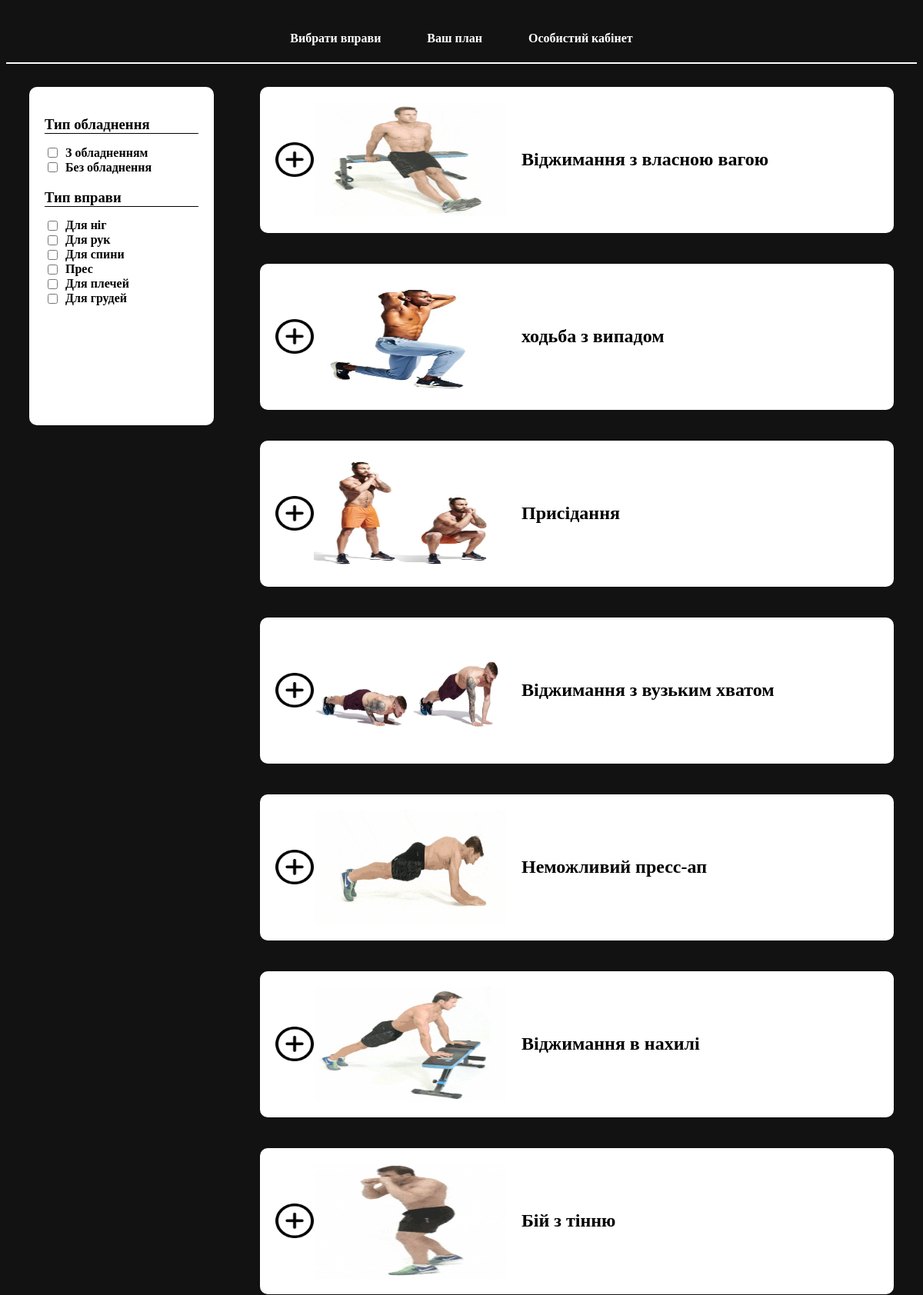
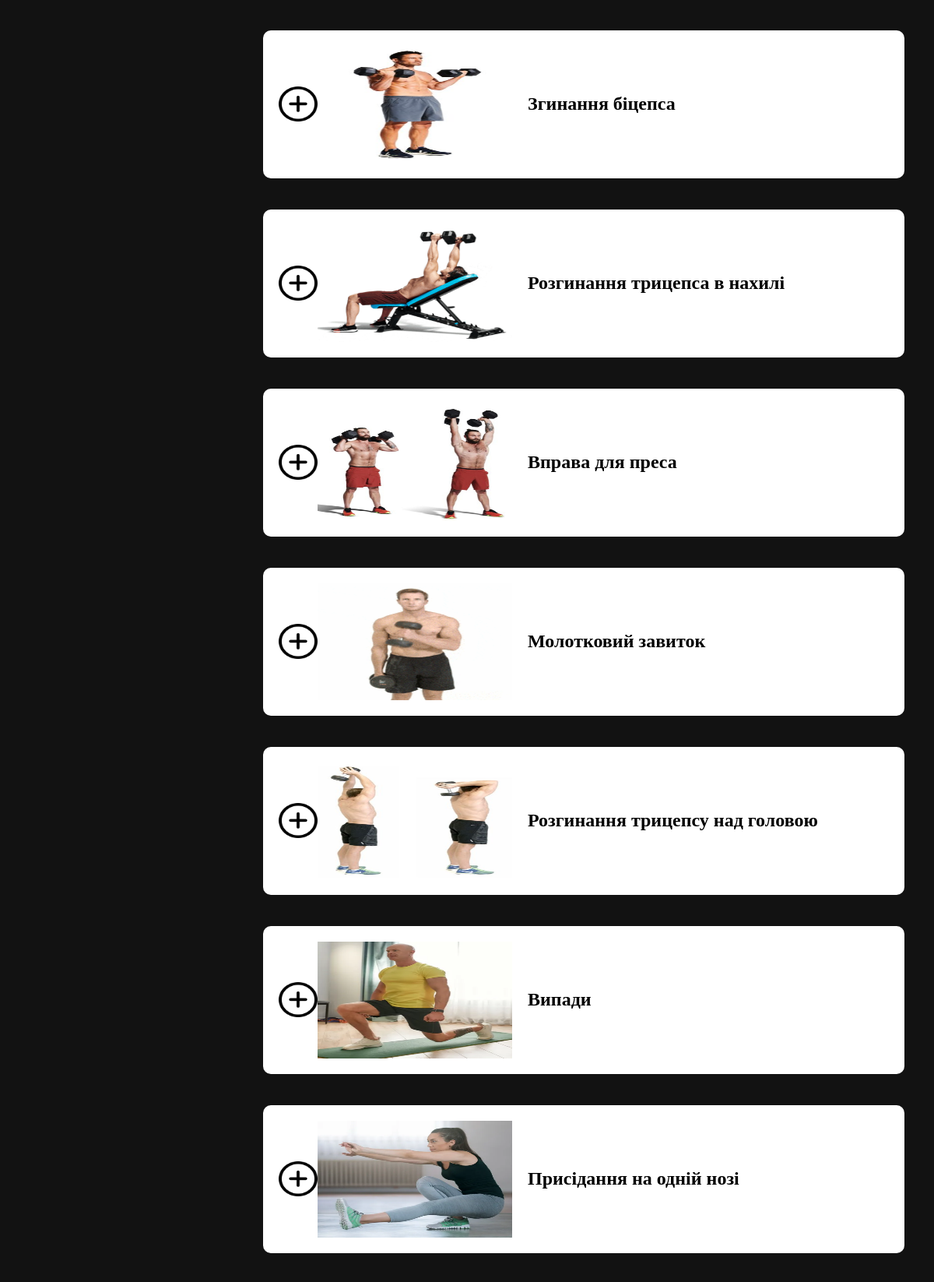
/users/exercises/ (upper part), run on the app's committed database (2 pictures, top to bottom).
### users/models.py (models this page shows, shortened)
class Exercise(models.Model):
    TYPE_CHOICES = [
        ('ноги', 'Ноги'),
        ('руки', 'Руки'),
        ('прес', 'Прес'),
        ('спина', 'Спина'),
        ('груди', 'Груди'),
        ('плечі', 'плечі'),
    ]
    type = models.CharField(max_length=20, choices=TYPE_CHOICES)
    TYPE2_CHOICES = [
        ('з обладженням', 'З обладненням'),
        ('без обладнення', 'Без обладнення'),
    ]
    type2 = models.CharField(max_length=40, choices=TYPE2_CHOICES, null=True)
    description = models.CharField(max_length=200)
    image = models.ImageField(blank=True, upload_to='images')
    icon = models.ImageField(blank=True, upload_to='images')

### users/views.py (the view)
# urls.py: path('exercises/', exercises, name='exercises'),
def exercises(request):
    equipment_types = request.GET.getlist('equipment_type[]')
    exercise_types = request.GET.getlist('exercise_type[]')
    items = Exercise.objects.all()
    if equipment_types:
        items = items.filter(type2__in=equipment_types)
    if exercise_types:
        items = items.filter(type__in=exercise_types)
    if request.headers.get('X-Requested-With') == 'XMLHttpRequest':
        html = render_to_string(
            'users/includes/exercise_list.html',
            {'items': items}
        )
        return JsonResponse({'html': html})
    context = {'items': items}
    return render(request, 'users/exercises.html', context)

### users/templates/users/exercises.html (shortened to what this page needs)
{% load static %}
<html>
    <head>
        <link rel="stylesheet" href="{% static 'users/style.css' %}">
    </head>
    <body>
        <div class="exercise-header">
            <nav>
                <a href="/users/exercises"><h4>Вибрати вправи</h4></a>
                <a href="/users/edit_plan"><h4>Ваш план</h4></a>
                <a href="/users/account"><h4>Особистий кабінет</h4></a>
            </nav>
        </div>
        <div class="container">
            <div class="filter">
                <h3>Тип обладнення</h3>
                <label><input type="checkbox" id="equipment" name="equipment_type" value="з обладженням"> <h4>З обладненням</h4></label>
                <label><input type="checkbox" id="no_equipment" name="equipment_type" value="без обладнення"> <h4>Без обладнення</h4></label>
                <h3>Тип вправи</h3>
                <label><input type="checkbox" id="legs" name="exercise_type" value="ноги"> <h4>Для ніг</h4></label>
                <label><input type="checkbox" id="arms" name="exercise_type" value="руки"> <h4>Для рук</h4></label>
                <label><input type="checkbox" id="back" name="exercise_type" value="спина"> <h4>Для спини</h4></label>
                <label><input type="checkbox" id="abs" name="exercise_type" value="прес"> <h4>Прес</h4></label>
                <label><input type="checkbox" id="shoulders" name="exercise_type" value="плечі"> <h4>Для плечей</h4></label>
                <label><input type="checkbox" id="chest" name="exercise_type" value="груди"> <h4>Для грудей</h4></label>
            </div>
            <div class="exercise">
                {% for item in items %}
                <div class="back">
                    <div class="content-wrapper">
                        <div class="icon">
                            <img src="{{item.icon.url}}" width="50px" height="45px" data-exercise-id="{{ item.id }}">
                        </div>
                        <div class="image">
                            <img src="{{item.image.url}}" width="250px" height="150px">
                        </div>
                        <div class="text">
                            <h2>{{item.description}}</h2>
                        </div>
                    </div>
                </div>
                {% endfor %}
            </div>
        </div>
    </body>
</html>

### users/static/users/style.css (style rules this page uses)
body { background-color: #121212; color: white; }
.exercise-header nav { display: flex; justify-content: center; margin-top: 1.25rem; border-bottom: 0.125rem solid white; }
.exercise-header nav a { color: white; text-decoration: none; margin: 0 1.875rem; }
.container { display: flex; }
.filter { flex: 0 0 12.5rem; height: 25rem; overflow-y: auto; background-color: #ffffff; border-radius: 0.625rem; padding: 1.25rem; margin-bottom: 1.25rem; margin: 1.875rem; }
.filter h3 { color: #000000; margin-bottom: 0.9375rem; border-bottom: 0.0625rem solid black; }
.filter h4 { color: #000000; margin: 0; }
.filter label { display: flex; align-items: center; }
.filter input[type="checkbox"] { margin-right: 0.625rem; }
.exercise { flex: 1; display: flex; flex-wrap: wrap; margin: 0.625rem; }
.content-wrapper { display: flex; align-items: center; }
.back { background-color: white; border-radius: 0.625rem; padding: 1.25rem; margin-bottom: 1.25rem; margin-right: 1.25rem; margin: 1.25rem; width: calc(100% - 2.5rem); }
.image { margin-right: 1.25rem; }
.text { flex: 1; color: black; }

### data on the page
Exercise: icon (picture), image (picture), description "Віджимання з власною вагою"
Exercise: icon (picture), image (picture), description "ходьба з випадом"
Exercise: icon (picture), image (picture), description "Присідання"
Exercise: icon (picture), image (picture), description "Віджимання з вузьким хватом"
Exercise: icon (picture), image (picture), description "Неможливий пресс-ап"
Exercise: icon (picture), image (picture), description "Віджимання в нахилі"
Exercise: icon (picture), image (picture), description "Бій з тінню"
Exercise: icon (picture), image (picture), description "Згинання біцепса"
Exercise: icon (picture), image (picture), description "Розгинання трицепса в нахилі"
Exercise: icon (picture), image (picture), description "Вправа для преса"
Exercise: icon (picture), image (picture), description "Молотковий завиток"
Exercise: icon (picture), image (picture), description "Розгинання трицепсу над головою"
Exercise: icon (picture), image (picture), description "Випади"
Exercise: icon (picture), image (picture), description "Присідання на одній нозі"
